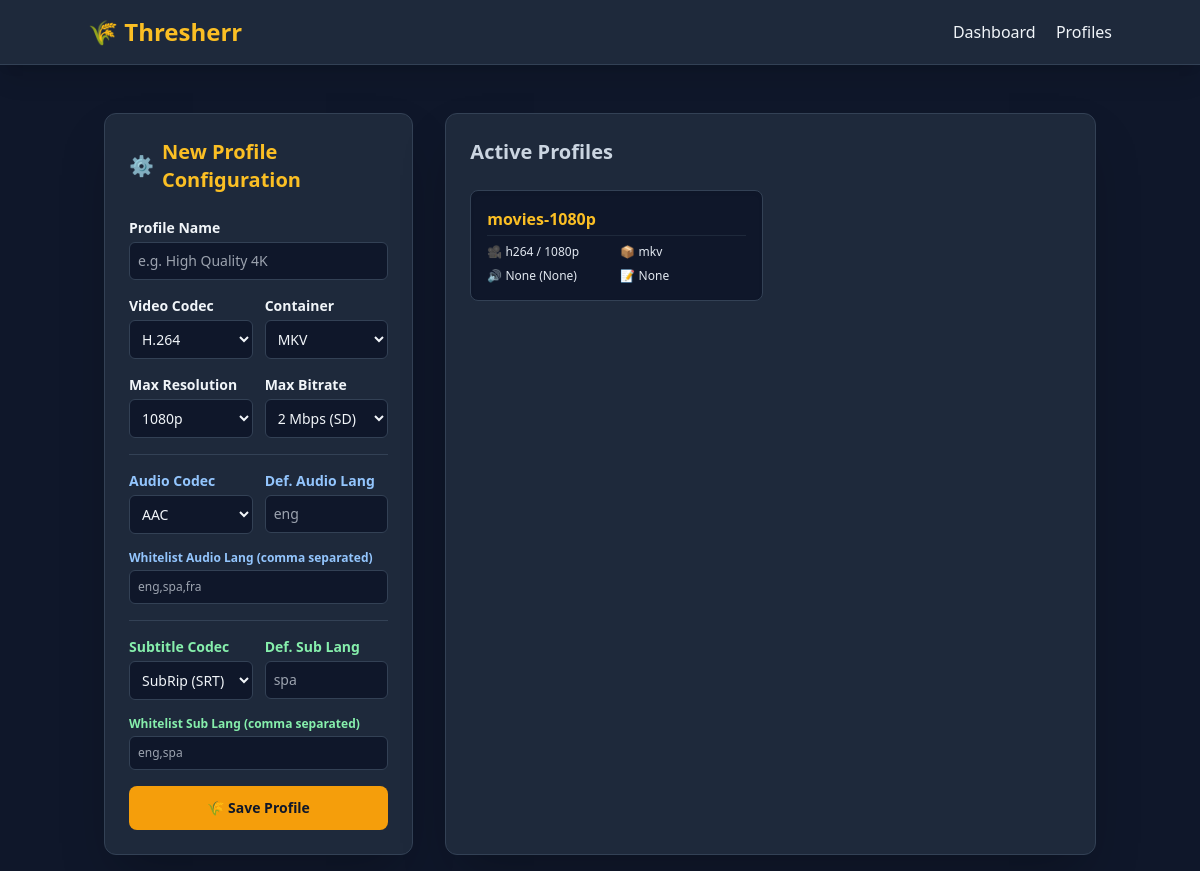
The page /profiles on the database as committed earlier.
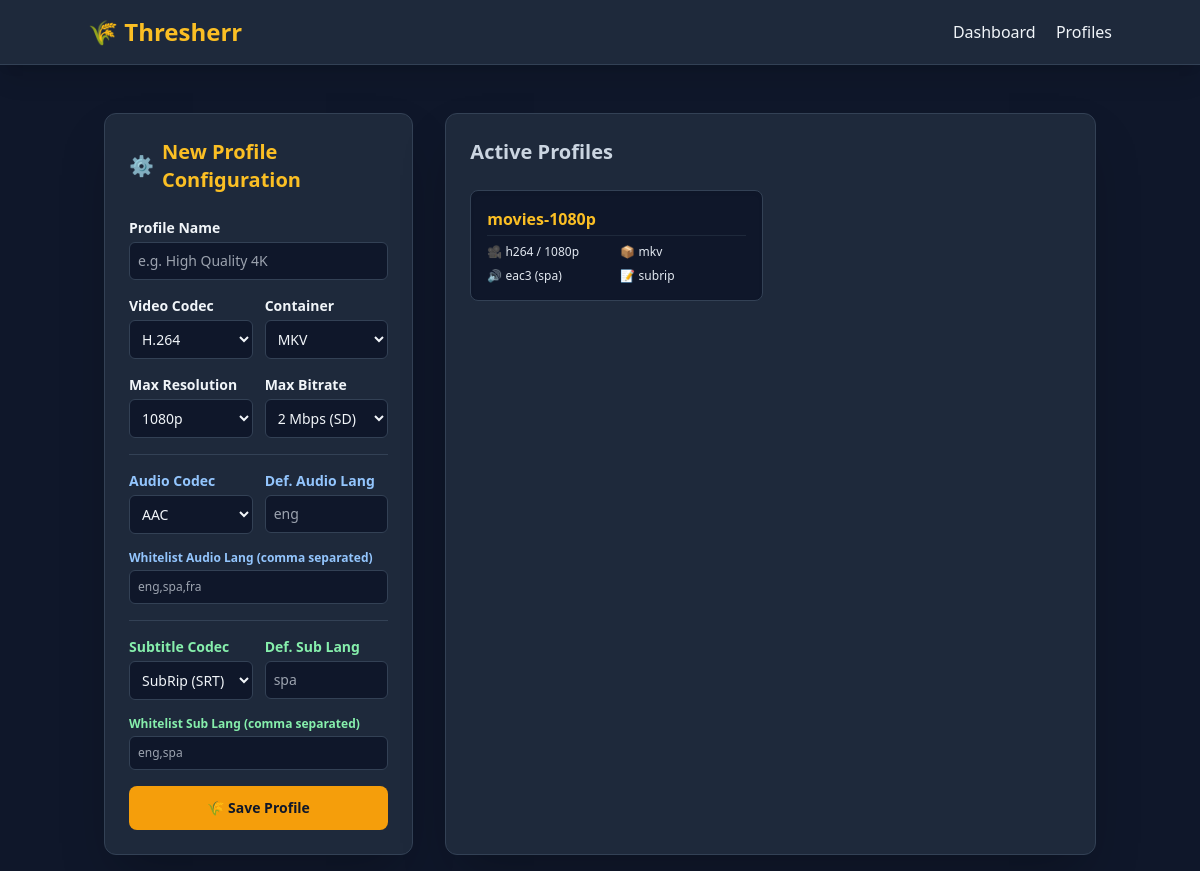
The same page on the database as committed later.
### models.py (models this page shows)
class Profile(Base):
    __tablename__ = "profiles"
    id = Column(Integer, primary_key=True, index=True)
    name = Column(String, unique=True, index=True)
    container = Column(String)  # e.g., 'mkv', 'mp4'
    video_codec = Column(String)  # e.g., 'h264', 'h265'
    video_max_res = Column(Integer)  # e.g., 1080, 2160
    video_max_bitrate = Column(Integer)  # in kbps
    audio_codec = Column(String)  # e.g., 'ac3', 'eac3', 'aac'
    audio_def_language = Column(String)  # Default track language (e.g., 'eng')
    audio_languages = Column(String)  # Comma-separated whitelist (e.g., 'eng,spa,fra')
    subtitle_codec = Column(String)  # e.g., 'srt', 'ass'
    subtitle_def_language = Column(String)  # Default subtitle (e.g., 'eng-forced')
    subtitle_languages = Column(String)  # Comma-separated whitelist
    libraries = relationship("Library", back_populates="profile")

### main.py (the view)
@app.get("/profiles", response_class=HTMLResponse)
async def get_profiles(request: Request, db: Session = Depends(get_db)):
    profiles = db.query(models.Profile).all()
    return templates.TemplateResponse(
        request=request,
        name="profiles.html",
        context={"profiles": profiles}
    )

### templates/profiles.html (shortened to what this page needs)
{% extends "base.html" %}
{% block content %}
<div class="grid grid-cols-1 lg:grid-cols-3 gap-8">
    <section class="lg:col-span-1 bg-slate-800 p-6 rounded-xl border border-slate-700 shadow-2xl">
        <h2 class="text-xl font-bold mb-6 text-amber-400 flex items-center">
            <span class="mr-2">⚙️</span> New Profile Configuration
        </h2>
        <form hx-post="/profiles"
              hx-target="#profile-list"
              hx-swap="beforeend"
              onhtmx:after-request="this.reset()"
              class="space-y-4 text-sm">
            <div>
                <label class="block font-semibold mb-1">Profile Name</label>
                <input type="text" name="name" placeholder="e.g. High Quality 4K" required
                       class="w-full bg-slate-900 border border-slate-700 rounded-md p-2 focus:border-amber-500 outline-none">
            </div>
            <div class="grid grid-cols-2 gap-3">
                <div>
                    <label class="block font-semibold mb-1">Video Codec</label>
                    <select name="video_codec" class="w-full bg-slate-900 border border-slate-700 rounded-md p-2">
                        <option value="h264">H.264</option>
                    </select>
                </div>
                <div>
                    <label class="block font-semibold mb-1">Container</label>
                    <select name="container" class="w-full bg-slate-900 border border-slate-700 rounded-md p-2">
                        <option value="mkv">MKV</option>
                    </select>
                </div>
            </div>
            <div class="grid grid-cols-2 gap-3">
                <div>
                    <label class="block font-semibold mb-1">Max Resolution</label>
                    <select name="video_max_res" class="w-full bg-slate-900 border border-slate-700 rounded-md p-2">
                        <option value="1080" selected>1080p</option>
                    </select>
                </div>
                <div>
                    <label class="block font-semibold mb-1">Max Bitrate</label>
                    <select name="video_max_bitrate" class="w-full bg-slate-900 border border-slate-700 rounded-md p-2">
                        <option value="2000">2 Mbps (SD)</option>
                    </select>
                </div>
            </div>
            <hr class="border-slate-700 my-4">
            <div class="grid grid-cols-2 gap-3">
                <div>
                    <label class="block font-semibold mb-1 text-blue-300">Audio Codec</label>
                    <select name="audio_codec" class="w-full bg-slate-900 border border-slate-700 rounded-md p-2">
                        <option value="aac">AAC</option>
                    </select>
                </div>
                <div>
                    <label class="block font-semibold mb-1 text-blue-300">Def. Audio Lang</label>
                    <input type="text" name="audio_def_language" placeholder="eng" class="w-full bg-slate-900 border border-slate-700 rounded-md p-2">
                </div>
            </div>
            <div>
                <label class="block font-semibold mb-1 text-blue-300 text-xs">Whitelist Audio Lang (comma separated)</label>
                <input type="text" name="audio_languages" placeholder="eng,spa,fra" class="w-full bg-slate-900 border border-slate-700 rounded-md p-2 text-xs">
            </div>
            <hr class="border-slate-700 my-4">
            <div class="grid grid-cols-2 gap-3">
                <div>
                    <label class="block font-semibold mb-1 text-green-300">Subtitle Codec</label>
                    <select name="subtitle_codec" class="w-full bg-slate-900 border border-slate-700 rounded-md p-2">
                        <option value="subrip">SubRip (SRT)</option>
                    </select>
                </div>
                <div>
                    <label class="block font-semibold mb-1 text-green-300">Def. Sub Lang</label>
                    <input type="text" name="subtitle_def_language" placeholder="spa" class="w-full bg-slate-900 border border-slate-700 rounded-md p-2">
                </div>
            </div>
            <div>
                <label class="block font-semibold mb-1 text-green-300 text-xs">Whitelist Sub Lang (comma separated)</label>
                <input type="text" name="subtitle_languages" placeholder="eng,spa" class="w-full bg-slate-900 border border-slate-700 rounded-md p-2 text-xs">
            </div>
            <button type="submit" class="w-full bg-amber-500 hover:bg-amber-600 text-slate-900 font-bold py-3 rounded-lg transition-all transform active:scale-95 mt-4">
                🌾 Save Profile
            </button>
        </form>
    </section>
    <section class="lg:col-span-2 bg-slate-800 p-6 rounded-xl border border-slate-700 shadow-2xl">
        <h2 class="text-xl font-bold mb-6 text-slate-300">Active Profiles</h2>
        <div id="profile-list" class="grid grid-cols-1 md:grid-cols-2 gap-4">
            {% for profile in profiles %}
                <div class="bg-slate-900 p-4 rounded-lg border border-slate-700 shadow-inner">
                    <h3 class="font-bold text-amber-400 mb-2 border-b border-slate-800 pb-1">{{ profile.name }}</h3>
                    <div class="grid grid-cols-2 gap-2 text-xs text-slate-400">
                        <p>🎥 <span class="text-slate-200">{{ profile.video_codec }} / {{ profile.video_max_res }}p</span></p>
                        <p>📦 <span class="text-slate-200">{{ profile.container }}</span></p>
                        <p>🔊 <span class="text-slate-200">{{ profile.audio_codec }} ({{ profile.audio_def_language }})</span></p>
                        <p>📝 <span class="text-slate-200">{{ profile.subtitle_codec }}</span></p>
                    </div>
                </div>
            {% else %}
                <p id="empty-msg" class="text-slate-500 italic">No profiles created yet.</p>
            {% endfor %}
        </div>
    </section>
</div>
{% endblock %}

### templates/base.html (shortened to what this page needs)
<!DOCTYPE html>
<html lang="en">
<head>
    <script src="https://cdn.tailwindcss.com"></script>
</head>
<body class="bg-slate-900 text-slate-100 font-sans">
    <nav class="bg-slate-800 p-4 shadow-xl border-b border-slate-700">
        <div class="container mx-auto flex justify-between items-center">
            <h1 class="text-2xl font-bold text-amber-400">🌾 Thresherr</h1>
            <div class="space-x-4">
                <a href="/" class="hover:text-amber-400">Dashboard</a>
                <a href="/profiles" class="hover:text-amber-400">Profiles</a>
            </div>
        </div>
    </nav>
    <main class="container mx-auto mt-8 p-4">
        {% block content %}{% endblock %}
    </main>
</body>
</html>

Rows that differ between the two databases and show on the page:
changed Profile "movies-1080p": audio_codec "None" → "eac3"; audio_def_language "None" → "spa"; subtitle_codec "None" → "subrip"
